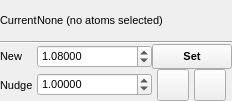
<?xml version="1.0" encoding="UTF-8"?>
<ui version="4.0">
 <class>TransformDistancePopup</class>
 <widget class="QWidget" name="TransformDistancePopup">
  <property name="geometry">
   <rect>
    <x>0</x>
    <y>0</y>
    <width>232</width>
    <height>101</height>
   </rect>
  </property>
  <property name="sizePolicy">
   <sizepolicy hsizetype="Minimum" vsizetype="Minimum">
    <horstretch>0</horstretch>
    <verstretch>0</verstretch>
   </sizepolicy>
  </property>
  <property name="baseSize">
   <size>
    <width>56</width>
    <height>56</height>
   </size>
  </property>
  <property name="font">
   <font>
    <pointsize>8</pointsize>
   </font>
  </property>
  <property name="windowTitle">
   <string>Transform Distance Popup</string>
  </property>
  <layout class="QHBoxLayout" name="horizontalLayout_2">
   <property name="spacing">
    <number>0</number>
   </property>
   <property name="margin">
    <number>0</number>
   </property>
   <item>
    <layout class="QGridLayout" name="gridLayout">
     <item row="0" column="1" colspan="2">
      <widget class="QLabel" name="DistanceLabel">
       <property name="text">
        <string>None (no atoms selected)</string>
       </property>
      </widget>
     </item>
     <item row="4" column="0">
      <widget class="QLabel" name="label_2">
       <property name="sizePolicy">
        <sizepolicy hsizetype="Minimum" vsizetype="Preferred">
         <horstretch>0</horstretch>
         <verstretch>0</verstretch>
        </sizepolicy>
       </property>
       <property name="text">
        <string>New</string>
       </property>
      </widget>
     </item>
     <item row="1" column="0" colspan="3">
      <widget class="Line" name="line">
       <property name="orientation">
        <enum>Qt::Horizontal</enum>
       </property>
      </widget>
     </item>
     <item row="4" column="1">
      <widget class="QDoubleSpinBox" name="NewDistanceSpin">
       <property name="sizePolicy">
        <sizepolicy hsizetype="Expanding" vsizetype="Fixed">
         <horstretch>0</horstretch>
         <verstretch>0</verstretch>
        </sizepolicy>
       </property>
       <property name="decimals">
        <number>5</number>
       </property>
       <property name="maximum">
        <double>1000.000000000000000</double>
       </property>
       <property name="singleStep">
        <double>0.100000000000000</double>
       </property>
       <property name="value">
        <double>1.080000000000000</double>
       </property>
      </widget>
     </item>
     <item row="4" column="2">
      <widget class="QPushButton" name="SetNewDistanceButton">
       <property name="minimumSize">
        <size>
         <width>0</width>
         <height>25</height>
        </size>
       </property>
       <property name="font">
        <font>
         <weight>75</weight>
         <bold>true</bold>
        </font>
       </property>
       <property name="text">
        <string>Set</string>
       </property>
       <property name="autoDefault">
        <bool>false</bool>
       </property>
      </widget>
     </item>
     <item row="5" column="0">
      <widget class="QLabel" name="label_3">
       <property name="sizePolicy">
        <sizepolicy hsizetype="Minimum" vsizetype="Preferred">
         <horstretch>0</horstretch>
         <verstretch>0</verstretch>
        </sizepolicy>
       </property>
       <property name="text">
        <string>Nudge</string>
       </property>
      </widget>
     </item>
     <item row="5" column="1">
      <widget class="QDoubleSpinBox" name="NudgeDistanceSpin">
       <property name="sizePolicy">
        <sizepolicy hsizetype="Expanding" vsizetype="Fixed">
         <horstretch>0</horstretch>
         <verstretch>0</verstretch>
        </sizepolicy>
       </property>
       <property name="decimals">
        <number>5</number>
       </property>
       <property name="maximum">
        <double>1000.000000000000000</double>
       </property>
       <property name="singleStep">
        <double>0.100000000000000</double>
       </property>
       <property name="value">
        <double>1.000000000000000</double>
       </property>
      </widget>
     </item>
     <item row="5" column="2">
      <layout class="QHBoxLayout" name="horizontalLayout">
       <item>
        <widget class="QPushButton" name="NudgeDistanceMinusButton">
         <property name="minimumSize">
          <size>
           <width>32</width>
           <height>32</height>
          </size>
         </property>
         <property name="maximumSize">
          <size>
           <width>32</width>
           <height>32</height>
          </size>
         </property>
         <property name="text">
          <string/>
         </property>
         <property name="icon">
          <iconset resource="icons.qrc">
           <normaloff>:/basic/icons/basic_minus.svg</normaloff>:/basic/icons/basic_minus.svg</iconset>
         </property>
         <property name="iconSize">
          <size>
           <width>16</width>
           <height>16</height>
          </size>
         </property>
         <property name="autoDefault">
          <bool>false</bool>
         </property>
        </widget>
       </item>
       <item>
        <widget class="QPushButton" name="NudgeDistancePlusButton">
         <property name="minimumSize">
          <size>
           <width>32</width>
           <height>32</height>
          </size>
         </property>
         <property name="maximumSize">
          <size>
           <width>32</width>
           <height>32</height>
          </size>
         </property>
         <property name="text">
          <string/>
         </property>
         <property name="icon">
          <iconset resource="icons.qrc">
           <normaloff>:/basic/icons/basic_plus.svg</normaloff>:/basic/icons/basic_plus.svg</iconset>
         </property>
         <property name="iconSize">
          <size>
           <width>16</width>
           <height>16</height>
          </size>
         </property>
         <property name="autoDefault">
          <bool>false</bool>
         </property>
        </widget>
       </item>
      </layout>
     </item>
     <item row="0" column="0">
      <widget class="QLabel" name="label">
       <property name="sizePolicy">
        <sizepolicy hsizetype="Minimum" vsizetype="Preferred">
         <horstretch>0</horstretch>
         <verstretch>0</verstretch>
        </sizepolicy>
       </property>
       <property name="text">
        <string>Current</string>
       </property>
      </widget>
     </item>
    </layout>
   </item>
  </layout>
 </widget>
 <resources>
  <include location="icons.qrc"/>
 </resources>
 <connections/>
</ui>
